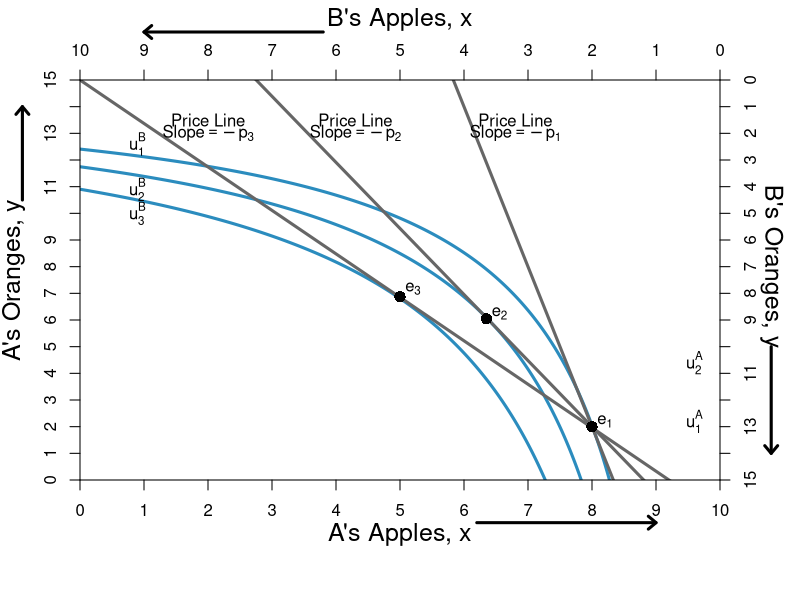

This figure's R source:
#require(ggplot2)
require(shape)
pdf(file = "property/property_psp1_offer_step3.pdf", width = 9, height = 7)

#Set parameters for graphics
axislabelsize <- 1.5
graphlinewidth <- 3

COL <- c("#7fc97f", "#beaed4", "#fdc086", "#ffff99", "#386cb0", "#f0027f", "#bf5b17", "#666666")
COLA <- c("#99d8c9","#66c2a4","#41ae76", "#238b45", "#005824")
COLB <- c("#4eb3d3", "#2b8cbe", "#0868ac","#084081")


indiffcurveA1 <- function(x, U = 4, A = 1, a = 0.5) {
  ((((U-2)/A)*(1/x)^a)^(1/(1-a)))
}

indiffcurveA2 <- function(x, U = 4, A = 1, a = 0.5) {
  (((U/A)*(1/x)^a)^(1/(1-a)))
}

indiffcurveA3 <- function(x, U = 6.196918, A = 1, a = 0.5) {
  (((U/A)*(1/x)^a)^(1/(1-a)))
}

indiffcurveA4 <- function(x, U = 6.984164, A = 1, a = 0.5) {
  ((((U)/A)*(1/x)^a)^(1/(1-a)))
}

paretoEC <- function(x) {
  (3/2)*x
}

MonopolyPrice <- function(x) {
  21.82142 - 2.477677*x 
}

PriceLine <- function(x, intercept = 10, slope = 1) {
  intercept - slope*x 
}


OfferCurveA <- function(x) {
  x/(x  - 4)
}

mrsplot <- function(x) {
  (13/2)*(x/(9-x)^2)
}

OfferCurveB <- function(x) {
  15 - (13/2)*(10 - x)/(9 - x)
}

#Deriving the offer curves: let py = 1
#wA = 8px + 2py = 8px + 2; Demand: x = w/2px => x = 4 + 1/px => px = 1/(x - 4)
#Offer curve is y = px*x => (1/(x-4))*x = x/(x-4) defined for x neq 4
#wA = 2px + 13py = 2px + 13; Demand: x = w/2px => x = 1 + 13/2px => px = 13/2(x - 1)
#B's Offer curve is y = px*x => (13/2)(1/(x-1))*x = (13/2)(x/(x-1)
#Therefore in terms of yA and xA:
#15 - y = (13/2)*(10 - x)/(10 - x - 1)
#Therefore y = 15 - (13/2)*(10-x)/(9 - x) defined for x neq 9
#The tangency of the indifference curve and the offer curve gives mrsplot
#Where mrsplot equals that offer curve, we get x = (3/17)*(51 - sqrt(221)) = 6.376576; 
#So y = 6.022321; therefore u = (6.376576^0.5)*(6.022321^0.5)

indiffcurveBneg1 <- function(x, U = 5.09, A = 1, a = 0.5) {
  15 - (((U/A)*(1/(10 - x))^a)^(1/(1-a)))
}

indiffcurveBneg2 <- function(x, U = 5.703502, A = 1, a = 0.5) {
  15 - (((U/A)*(1/(10 - x))^a)^(1/(1-a)))
}


par(mar =  c(6, 4, 4, 4))
xlims <- c(0, 10)
ylims <- c(0, 15)
xlims2 <- c(10, 0)
ylims2 <- c(15, 0)

plot(0, 0, xlim = xlims, ylim = ylims, type = "n",
     xlab = expression(paste("A's Apples, ", x)),
     ylab = expression(paste("A's Oranges, ", y)), 
     line = 2.5,
     xaxt = "n", 
     yaxt = "n", 
     cex.lab = axislabelsize, 
     bty = "n",
     xaxs="i", 
     yaxs="i")


npts <- 500 
npts2 <- 501

#Specify the sequences of points for graphing. 
xx1 <- seq(xlims[1], xlims[2], length.out = npts)
yy1 <- indiffcurveA2(xx1, U = 4, A = 1, a = 0.5)
yy2 <- indiffcurveA2(xx1)

xx2 <- seq(4, xlims[2], length.out = npts)
xx3 <- seq(xlims[1], 9, length.out = npts)

#Draw the lines for the graphs
#lines(xx1, mrsplot(xx1), col = COL[1], lwd = graphlinewidth)
lines(xx1, indiffcurveBneg1(xx1), col = COLB[2], lwd = graphlinewidth)
lines(xx1, indiffcurveBneg2(xx1), col = COLB[2], lwd = graphlinewidth)
lines(xx1, indiffcurveBneg2(xx1, U = 6.4), col = COLB[2], lwd = graphlinewidth)
#lines(xx1, indiffcurveBneg2(xx1, U = 7.5), col = COLB[2], lwd = graphlinewidth)

#lines(xx3, OfferCurveB(xx3), col = COLB[4], lwd = graphlinewidth+1)
lines(xx1, MonopolyPrice(xx1), col = COL[8], lwd = graphlinewidth)
#lines(xx1, PriceLine(xx1), col = COL[8], lwd = graphlinewidth)
lines(xx1, PriceLine(xx1, intercept = 15, slope = 1.63), col = COL[8], lwd = graphlinewidth)
lines(xx1, PriceLine(xx1, intercept = 50, slope = 6), col = COL[8], lwd = graphlinewidth)

#Customize ticks and labels for the plot
ticksy <- seq(from = 0, to = 15, by = 1)
ylabels <- seq(from = 0, to = 15, by = 1)
ticksx <- seq(from = 0, to = 10, by = 1)
xlabels <- seq(from = 0, to = 10, by = 1)
axis(1, at = ticksx, pos = 0, labels = xlabels)
axis(2, at = ticksy, pos = 0, labels = ylabels, las = 0)

#Add arrows:
arrows(-0.9, 10.5, -0.9, 14, xpd = TRUE, length=0.1,angle=40,lwd=3)
arrows(6.2, -1.6, 9, -1.6, xpd = TRUE, length=0.1,angle=40,lwd=3)

#Annotation of the three graphs and the NE
#text(9.6, 0.9, expression(u[1]^A))
text(9.6, 2.2, expression(u[1]^A))
text(9.6, 4.4, expression(u[2]^A))
#text(9.6, 5.9, expression(u[4]^A))

#Perhaps useful point to label the unused intersection of the participation constraints
#points(1.34, 12, pch = 16, col = "black", cex = 1.5)



#Pareto efficiency curve
# segments(3.27, 4.9, 5.84, 8.77, lty = 1, lwd = graphlinewidth, col = COL[2])
# text(4.7, 5, expression("Pareto Efficient Curve"))
# Arrows(4.5, 5.3, 4.5, 6.2, col = "black", lty = 1, lwd = 2, arr.type = "triangle", arr.lwd = 0.5)
#Label B's offer curve
# text(1, 3, expression("B's Offer Curve"))
# Arrows(1, 3.3, 1, 7.2, col = "black", lty = 1, lwd = 2, arr.type = "triangle", arr.lwd = 0.5)

#First Price Line
text(6.8, 13.5, expression(paste("Price Line")))
text(6.8, 13, expression(paste("Slope", phantom()==-p[1])))

#Second price line
text(4.3, 13.5, expression(paste("Price Line")))
text(4.3, 13, expression(paste("Slope", phantom()==-p[2])))

#Third price line
text(2, 13.5, expression(paste("Price Line")))
text(2, 13, expression(paste("Slope", phantom()==-p[3])))


# Arrows(6.3, 13, 3.8, 13, col = "black", lty = 1, lwd = 2, arr.type = "triangle", arr.lwd = 0.5)

# text(8, 13.5, expression(paste("Different price lines")))
# text(8, 13, expression(paste("going through the endowment")))
# text(8, 12.5, expression(paste("and tangent to B's ICs")))
# text(8, 12, expression(paste("form the offer curve")))
# text(7, 13, expression(paste("Slope", phantom()==-p[m])))
# Arrows(6.3, 13, 3.8, 13, col = "black", lty = 1, lwd = 2, arr.type = "triangle", arr.lwd = 0.5)

#Add a point for the initial endowment
points(8, OfferCurveB(x = 8), pch = 16, col = "black", cex = 1.5)
text(8+0.2, OfferCurveB(x = 8) + 0.2, expression(e[1]))


#Add a point for the initial endowment
points(6.35, OfferCurveB(x = 6.35), pch = 16, col = "black", cex = 1.5)
text(6.35 + 0.2, OfferCurveB(x = 6.35) + 0.2, expression(e[2]))

#Add a point for the initial endowment
points(5, OfferCurveB(x = 5), pch = 16, col = "black", cex = 1.5)
text(5 + 0.2, OfferCurveB(x = 5) + 0.3, expression(e[3]))

#Add a point for the initial endowment
# points(2.5, OfferCurveB(x = 2.5), pch = 16, col = "black", cex = 1.5)
# text(2.5 + 0.2, OfferCurveB(x = 2.5) + 0.3, expression(e[4]))

#Set up second axes and labels

par(new = TRUE)

#Use the same x and ylims as previously, but with locations switched
xlims2 <- c(10, 0)
ylims2 <- c(15, 0)

#Leave the ylab and xlab blank to ensure no axes titles
plot(0, 0, xlim = xlims2, ylim = ylims2, type = "n",
     xlab = expression(paste("")),
     ylab = expression(paste("")),
     xaxt = "n", 
     yaxt = "n", 
     cex.lab = 1.3, 
     bty = "n",
     xaxs="i", 
     yaxs="i")

#Set up axes at sides 3 and 4 (top and right)
axis(side = 3, at = ticksx, pos = 0, labels = xlabels)
axis(side = 4, at = ticksy, pos = 0, labels = ylabels, las = 0)
mtext("B's Apples, x", side=3, line = 2.5, cex = axislabelsize)
text(-0.8, 7, expression(paste("B's Oranges, y")), xpd = TRUE, cex = axislabelsize, srt = 270) 

#Add arrows:
arrows(-0.8, 10, -0.8, 14, xpd = TRUE, length=0.1,angle=40,lwd=3)
arrows(6.2, -1.8, 9, -1.8, xpd = TRUE, length=0.1,angle=40,lwd=3)


#Functions for B's indifference curves
indiffcurveB1 <- function(x, U = 5.09, A = 1, a = 0.5) {
  ((((U-2)/A)*(1/x)^a)^(1/(1-a)))
}

indiffcurveB2 <- function(x, U = 5.09, A = 1, a = 0.5) {
  (((U/A)*(1/x)^a)^(1/(1-a)))
}

indiffcurveB3 <- function(x, U = 5.703502, A = 1, a = 0.5) {
  ((((U)/A)*(1/x)^a)^(1/(1-a)))
}

indiffcurveB4 <- function(x, U = 8.244574, A = 1, a = 0.5) {
  ((((U)/A)*(1/x)^a)^(1/(1-a)))
}

indiffcurveB5 <- function(x, U = 9, A = 1, a = 0.5) {
  ((((U)/A)*(1/x)^a)^(1/(1-a)))
}



#lines(xx1, indiffcurveB1(xx1), col = COLB[3], lwd = graphlinewidth)
#lines(xx1, indiffcurveB2(xx1), col = COLB[3], lwd = graphlinewidth)
#lines(xx1, indiffcurveB3(xx1), col = COLB[3], lwd = graphlinewidth)
#lines(xx1, indiffcurveB4(xx1), col = COLB[3], lwd = graphlinewidth)

#Label B's indifference curves
text(9.1, 2.4, expression(u[1]^B))
text(9.1, 4.1, expression(u[2]^B))
text(9.1, 5, expression(u[3]^B))
# text(9.1, 6.7, expression(u[4]^B))








#Label a point on the middle of the curve
#points(5, 7.5, pch = 16, col = "black", cex = 1.5)
#text(5, 7, expression(i))

#(5^0.5)*(7.5^0.5) = 6.123724

#Add point for comparison to participation constraint
#points(6.2, 1.55, pch = 16, col = "black", cex = 1.5)
#text(6.1, 1.2, expression(d))


#Calculate TIOLI power allocation for B
#mrs(x,y) => pareto efficient curve is (3/2)x = y
#A's initital utility is 4 = u(8,2) = (8^0.5)*(2^0.5)
#Therefore substitute in the contract curve u_e^A = 4 = (x^A)^(0.5)(3/2*x^A)^0.5
# => x^A = 4/((3/2)^0.5) = 3.27 => x^B = 6.73
# => y^A = 3/2(x^A) = 4.9 => y^B = 10.1

#Add point g for B's TIOLI power
# points(6.73, 10.1, pch = 16, col = "black", cex = 1.5)
# text(6.73, 10.6, expression(g))

#Calculate TIOLI power allocation for A
#mrs(x,y) => pareto efficient curve is (3/2)x = y
#A's initital utility is 4 = u(8,2) = (8^0.5)*(2^0.5)
#Therefore substitute in the contract curve u_e^A = 4 = (x^A)^(0.5)(3/2*x^A)^0.5
# => x^B = 5.09/((3/2)^0.5) = 4.16 => x^A = 5.84
# => y^B = 3/2(x^B) = 6.23 => y^A = 8.77 
#=> u^A = (5.84^0.5)*(8.77^0.5) = 7.156591
#Add point f for A's TIOLI power
# points(4.16, 6.23, pch = 16, col = "black", cex = 1.5)
# text(4.16, 5.8, expression(f))


#Annotating B's endowment
# text(1.8, 12.5, expression(e))

#Annotating a point that is a Pareto improvement over e.
# points(3.623424, 8.977679, pch = 16, col = "black", cex = 1.5)
# text(3.5, 8.6, expression(m))
#(2.94^0.5)*(12.76^0.5)

#Label Pareto Improving Lens
#text(7, 5, expression(paste("Pareto-Improving Lens")))

dev.off()
